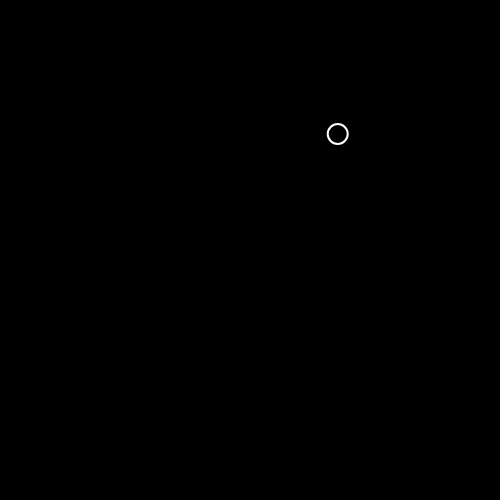
Frame 1 (no input)
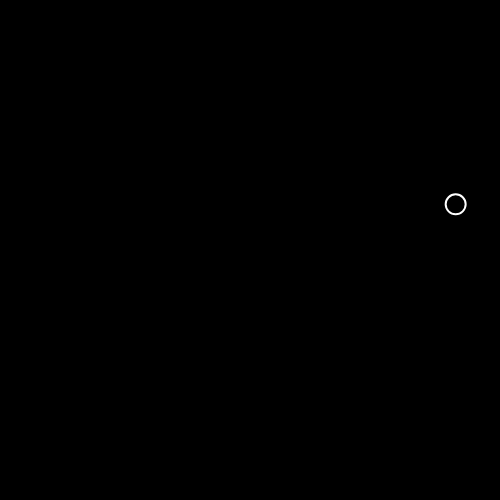
Frame 60 (no input)
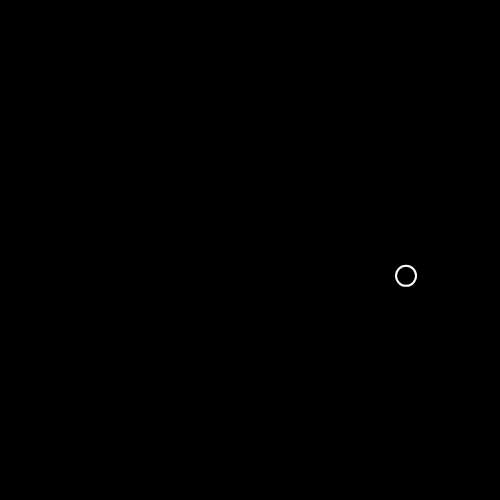
Frame 120 (the mouse pressed at the canvas centre since frame 60)

The p5.js sketch that drew these frames (run headless with seeded random() and noise() and a simulated clock; from frame 60 on, the mouse is pressed at the canvas centre):

// p5.js sketch
// ── sketch.js
let p1;

function setup() {
  createCanvas(500,500);
  p1 = new Particle(random(50,width-50),random(50,height-50));
}

function draw() {
  background(0);

  p1.update();
  p1.display();
  p1.checkEdges();
}

class Particle {
  constructor(startX, startY){
    //this.x = startX;
    //this.y = startY;
    this.pos = createVector(startX, startY),
    this.r = 10;
    //this.xVel = random(0.5,2.5);
		//this.yVel = random(0.5,2.5);
    this.vel = createVector(random(0.5,2.5), random(0.5,2.5));
	}

	update() {
		//this.x = this.x + this.xVel;
		//this.y = this.y + this.yVel;
    this.pos.add(this.vel);
	}

	display() {
		stroke(255);
		strokeWeight(2);
		noFill();
		ellipse(this.pos.x, this.pos.y,this.r*2,this.r*2);
	}

	checkEdges() {

		if (this.pos.x > (width-this.r)) {
		  this.vel.x *= -1;
		  this.pos.x = width-this.r;
		} else if (this.pos.x < (0+this.r)) {
		  this.vel.x *= -1;
		  this.pos.x = 0+this.r;
		}

		if (this.pos.y > (height-this.r)) {
		  this.vel.y *= -1;
		  this.vel.y = height-this.r;
		} else if (this.pos.y < (0+this.r)) {
		  this.vel.y *= -1;
		  this.pos.y = 0+this.r;
		}


  }
}
